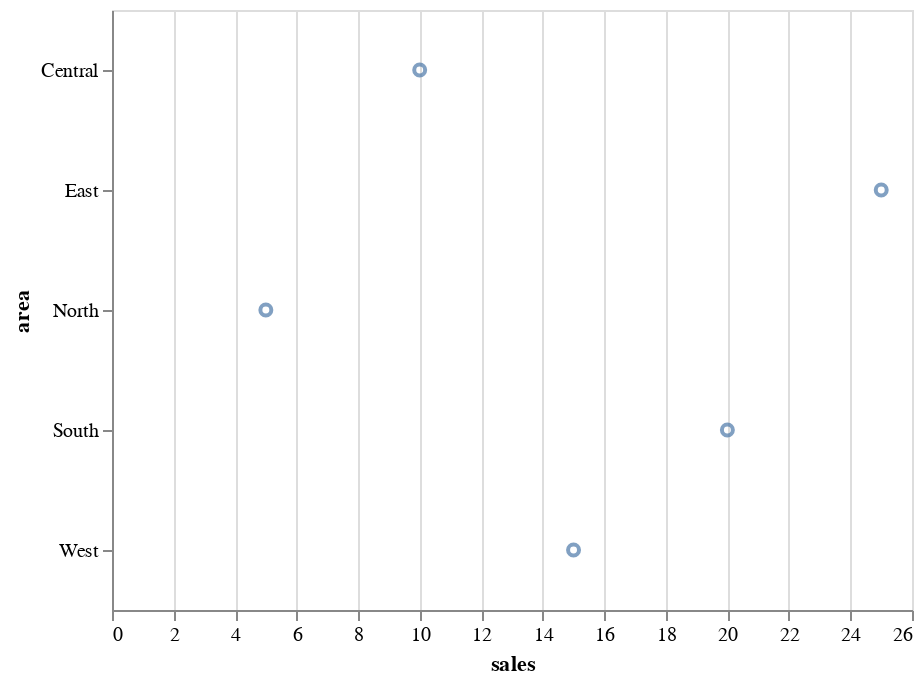

The notebook cell saved with this chart:
### Markdown cell above
We can also use the construction methods for encoding, using the syntax `alt.X(var_name)`

### Code cell
alt.Chart(sample).mark_point().encode(
    alt.Y("area"),
    alt.X("sales")
)

### Figure 1 — Vega-Lite specification as saved in the notebook (floating-point values rounded to 4 significant figures)
{"$schema": "https://vega.github.io/schema/vega-lite/v3.4.0.json", "config": {"mark": {"tooltip": null}, "view": {"height": 300, "width": 400}}, "data": {"name": "data-e9a1bf97bac3c6f8642dc2ef7d8e4b49"}, "datasets": {"data-e9a1bf97bac3c6f8642dc2ef7d8e4b49": [{"area": "North", "profit": 2, "sales": 5}, {"area": "East", "profit": 8, "sales": 25}, {"area": "West", "profit": 6, "sales": 15}, {"area": "South", "profit": 5, "sales": 20}, {"area": "Central", "profit": 3, "sales": 10}]}, "encoding": {"x": {"field": "sales", "type": "quantitative"}, "y": {"field": "area", "type": "nominal"}}, "mark": "point"}
